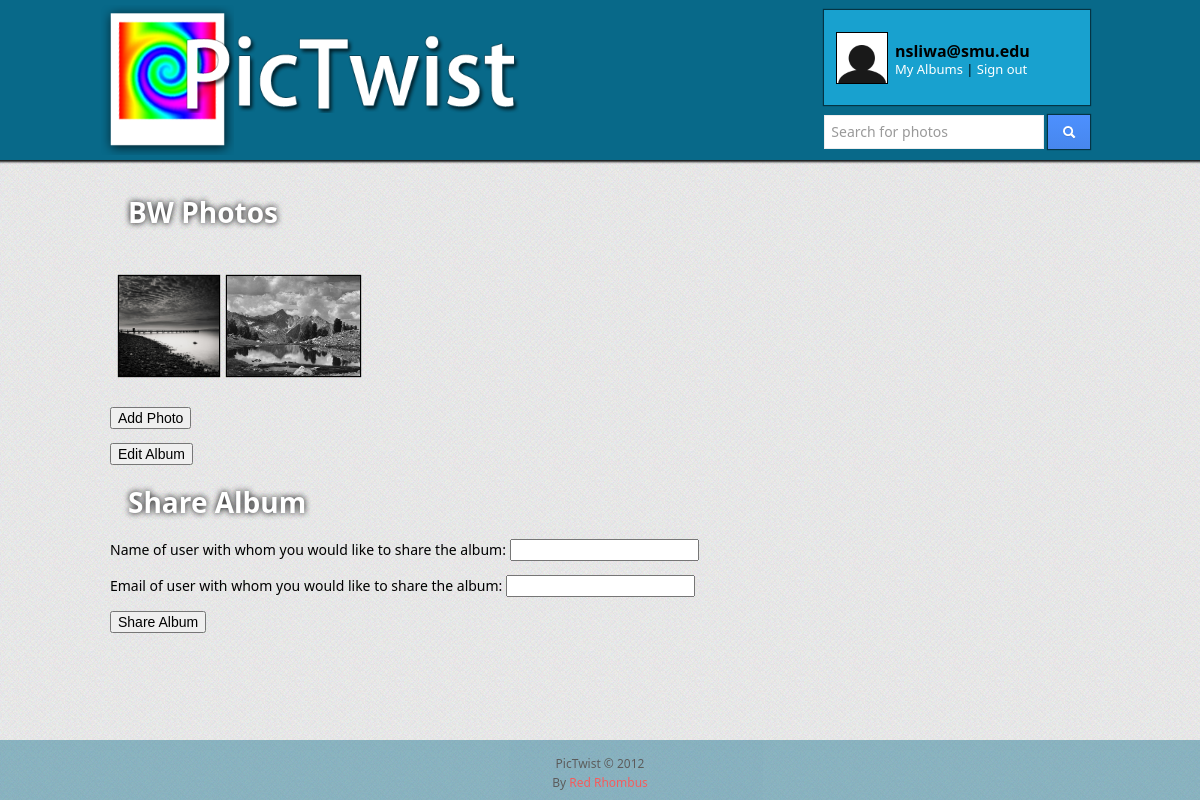
/album.photos.php?album_id=13 (signed in), run on the app's committed database.
### tables this page shows
CREATE TABLE albums(
  id INTEGER PRIMARY KEY AUTO_INCREMENT,
  title VARCHAR(255),
  description TEXT,
  private BOOLEAN DEFAULT FALSE,
  user_id INTEGER NOT NULL,
  FOREIGN KEY (user_id) REFERENCES users(id)
    ON UPDATE Cascade
    ON DELETE Cascade,
  updated_at TIMESTAMP DEFAULT '0000-00-00 00:00:00',
  created_at TIMESTAMP DEFAULT '0000-00-00 00:00:00'
);

CREATE TABLE photos(
  id INTEGER PRIMARY KEY AUTO_INCREMENT,
  title VARCHAR(255) DEFAULT "photo",
  description TEXT,
  path VARCHAR(255) NOT NULL,
  private BOOLEAN DEFAULT FALSE,
  views INTEGER DEFAULT 0,
  parent_photo_id INTEGER,
  album_id INTEGER NOT NULL,
  FOREIGN KEY (parent_photo_id) REFERENCES photos(id)
    ON UPDATE Cascade
    ON DELETE Cascade,
  FOREIGN KEY (album_id) REFERENCES albums(id)
    ON UPDATE Cascade
    ON DELETE Cascade,
  updated_at TIMESTAMP DEFAULT '0000-00-00 00:00:00',
  created_at TIMESTAMP DEFAULT '0000-00-00 00:00:00'
);

### include/headCode.php (called while the page is built, shortened)
<?php
  $relativeDirectory = str_replace(basename($_SERVER['PHP_SELF']), '', $_SERVER['PHP_SELF']);
  $baseURL = "http://" . $_SERVER['HTTP_HOST'] . $relativeDirectory;
  $viewLightBoxURL = $baseURL . 'view.php';
  $uploadURL = $baseURL . 'upload.php';
  $currentUser = getCurrentUser();
  function sql($query){
    $result = mysql_query($query) or die (mysql_error());
    return $result;
  }
  function getCurrentUser(){
    if(isset($_SESSION['uid'])) { $uid = $_SESSION['uid']; }
    else { $uid = -1; $_SESSION['uid'] = $uid;}
    if(isset($_SESSION['email'])) { $email = $_SESSION['email']; }
    else { $email = "Visitor"; $_SESSION['email'] = $email;}
    if(isset($_SESSION['name'])) { $name = $_SESSION['name']; }
    else { $name = "Unknown"; $_SESSION['name'] = $name;}
    if(isset($_SESSION['admin'])) {$admin = $_SESSION['admin'];}
    else { $admin = FALSE; $_SESSION['admin'] = $admin;}
    $currentUser = array("username" => $email, "id" => $uid, "name" => $name, "admin" => $admin);
    return $currentUser;
  }
?>

### album.photos.php (the view, shortened to what this page needs)
<?php INCLUDE_ONCE 'include/head.php'; ?>
<?php
    if(isset($currentUser['id']) && $currentUser['id'] > 0)
    {
        $a_id = $_GET['album_id'];
        $sql = "SELECT title from albums where id=$a_id;";
        $result = sql($sql);
        $title = mysql_fetch_array($result);
    }
    else
    {
            $_SESSION['error'] = 'Error! You must be logged in to view your photos!';
            redirect($logoutURL);
    }
?>
<form id="AlbumPhotos" action="<?php echo $baseURL . 'album.photos.php?album_id=' . $a_id ?>" enctype="multipart/form-data" method="post">
    <h1>
        <?php echo $title['title'] ?>
    </h1>
    <?php
        $query = "select a.title, p.id, p.path from albums a JOIN photos p where a.id = $a_id AND a.id = p.album_id AND user_id='$currentUser[id]' order by a.id desc;";
        $result = sql($query);
        echo '<div class="imageList_title"></div><div class="imageList">';
        while($row = mysql_fetch_array($result))
        {
            echo '<a id="' . $row["id"] . '" class="fancybox-iframe" rel="g1" href="'.$viewLightBoxURL.'?p_id=' . $row["id"] . '&a_id=' . $a_id . '">'.
                '<img src="'.$row["path"].'" alt="'.$row["title"].'"></a>';
        }
            echo '</div>';
    ?>
</form>
<form id="Add Photo" action="<?php echo $uploadURL ?>" enctype="multipart/form-data" method="post">
    <p>
        <input type="submit" name="Add Photo" value="Add Photo" />
    </p>
</form>
<form id="EditAlbum" action="<?php echo $baseURL . 'album.editor.php?album_id=' . $a_id ?>" enctype="multipart/form-data" method="post">
    <p>
        <input type="submit" name="EditAlbum" value="Edit Album" />
    </p>
</form>
<form id="ShareAlbum" action="<?php echo $baseURL . 'album.share.php?album_id=' . $a_id ?>" enctype="multipart/form-data" method="post">
    <h1>
        Share Album
    </h1>
    <p>
        <label for="User">Name of user with whom you would like to share the album:</label>
        <input id="user" type="text" name="username">
    </p>
    <p>
        <label for="User">Email of user with whom you would like to share the album:</label>
        <input id="user" type="text" name="useremail">
    </p>
    <p>
        <input type="submit" name="ShareAlbum" value="Share Album" />
    </p>
</form>
<?php INCLUDE 'include/foot.php' ?>

### styles/styles.css (style rules this page uses)
body { background-image: url('../img/bg.png'); margin: 0px; font-family: 'Segoe UI', Helvetica, Arial, sans-serif; font-size: 14px; }
html, body { height: 100%; }
a { text-decoration: none; color: #000; }
h1 { padding: 0; margin: 18px; color: white; text-shadow: 0 0 6px black; }
.imageList_title { font-size: 20px; padding: 10px; }
.imageList { padding: 5px; margin-bottom: 20px; }
.imageList img { height: 100px; -webkit-box-shadow: 0 0 1px 1px rgba(0, 0, 0, 1); margin: 2px 4px; text-align: center; }

### data on the page
albums: title "BW Photos"
photos: path (picture)
photos: path (picture)

### other printed values
$currentUser['username'] "nsliwa@smu.edu"
